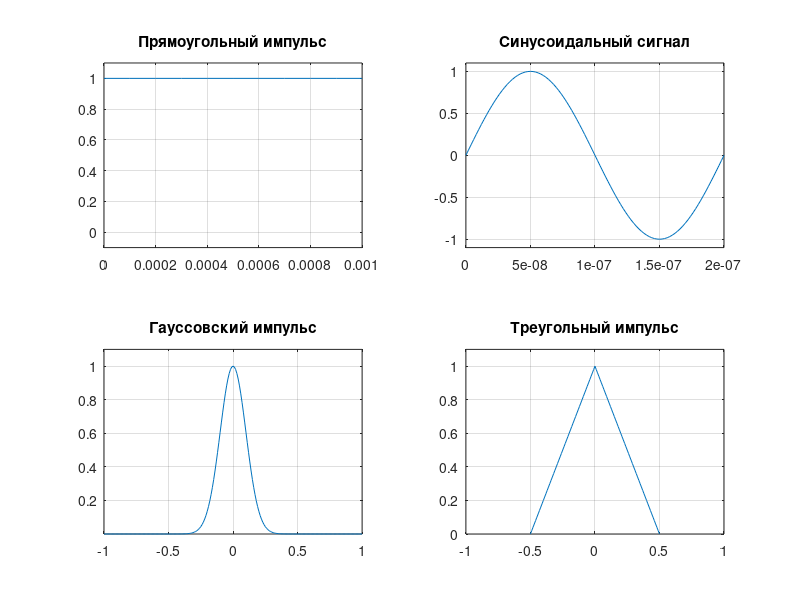
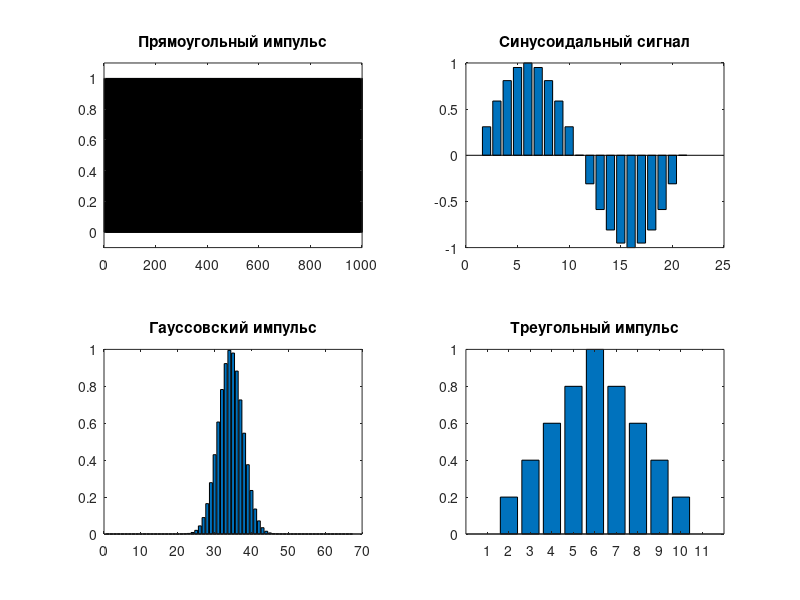
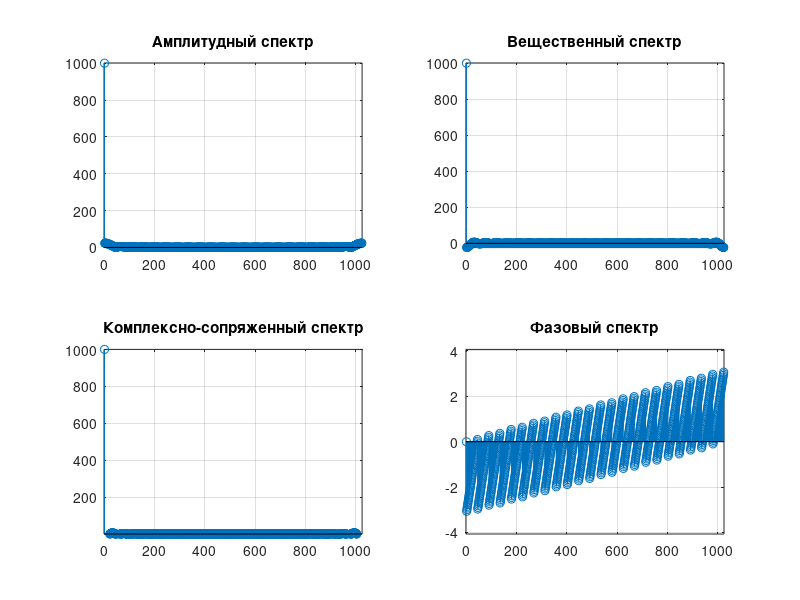
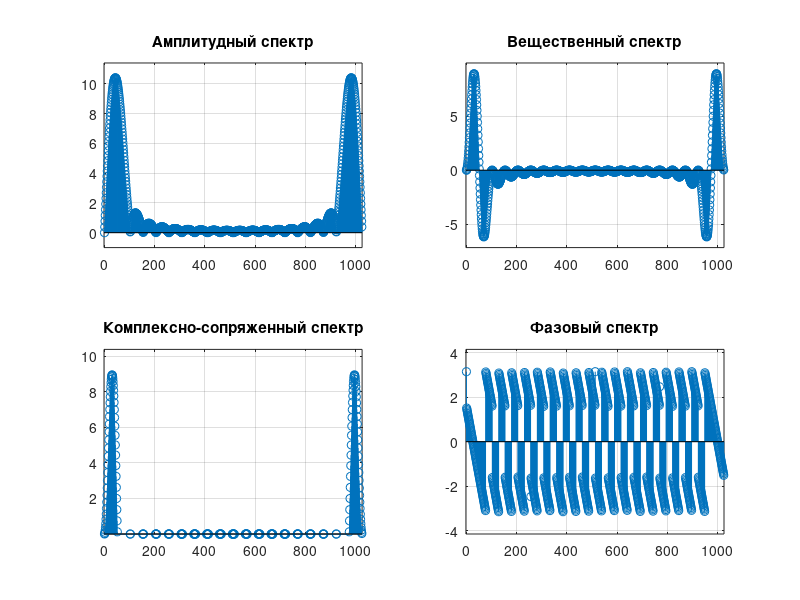

Reproduce these figures in MATLAB, in order.
clear; clc; close all;
%% %%%%%%%%%%%%%%%%%%%%%%%%%%%%%%%%%%%%%%%%%%%%%%%%%%%%%%%%%%%%%%%%%%%%% %%
%% ЗАДАНИЕ

%прямоугольник
Apul=1; %амплитуда прямоугольника
Tupul=10^-3; %длительность импульса
Fm=5*10^5; %максимальная частота
Tpul=10^-3; %период сигнала
Tspul=1/(2*Fm); %шаг дискретизации прямоугольника

%синусоида
Asin=1; %амплитуда синусоиды
fsin=5*10^6; %частота синусоиды
Tssin=0.05*1/fsin; %шаг дисктеризации синусоиды

%гауссовский импульс
Agu=1; %амплитуда колокола
a=0.1; %ширина колокола
Tgaus=1; %предел колокола
Tsgaus=0.03*Tgaus; %шаг дисктеризации гауссовского испульса

%треугольный импульс
Atr=1; %амплитуда треугольника
Tutr=1; %длительнусть импульса
Tstr=0.1*Tutr; %шаг дисктеризации треугольника

%дополнительно
N=1024; %размерность БПФ

%% %%%%%%%%%%%%%%%%%%%%%%%%%%%%%%%%%%%%%%%%%%%%%%%%%%%%%%%%%%%%%%%%%%%%% %%
%% ОСНОВНАЯ ПРОГРАММА

%построение аналогового сигнала
t1=0:0.1*Tupul:Tpul; %временная ось прямоугольника
St1=(Apul).*(t1<=Tupul)+(0).*(t1>Tupul); %прямоугольник
t2=[0:0.01*1/fsin:1/fsin]; %временная ось синусоиды
St2=Asin*sin(2*pi*fsin*t2); %синусоида
t3=[-Tgaus:0.01*Tgaus:Tgaus]; %временная ось гаус имп
St3=Agu*exp(-t3.^2/(2*a^2)); %гауссовский импульс
t4=[-Tutr/2:0.01*Tutr:Tutr/2]; %временная ось треугоьлника
St4=tripuls(t4); %треугольник

figure('Name','Аналоговые сигналы','NumberTitle','off');
subplot (2,2,1); plot(t1,St1); 
title 'Прямоугольный импульс'; grid on;
axis([0 Tpul -0.1*Apul Apul*1.1]);
subplot (2,2,2); plot(t2,St2); 
title 'Синусоидальный сигнал'; grid on;
axis([0 1/fsin 1.1*min(St2) 1.1*max(St2)]);
subplot (2,2,3); plot(t3,St3); 
title 'Гауссовский импульс'; grid on;
axis([-Tgaus Tgaus 0.1*min(St3) 1.1*max(St3)]);
subplot (2,2,4); plot(t4,St4); 
title 'Треугольный импульс'; grid on;
axis([-Tutr Tutr 0.1*min(St4) 1.1*max(St4)]);

%построение дискретного сигнала
t1=0:Tspul:Tpul;
St1=(Apul).*(t1<=Tupul)+(0).*(t1>Tupul); 
t2=[0:Tssin:1/fsin]; 
St2=Asin*sin(2*pi*fsin*t2); 
t3=[-Tgaus:Tsgaus:Tgaus];
St3=Agu*exp(-t3.^2/(2*a^2));
t4=[-Tutr/2:Tstr:Tutr/2];
St4=tripuls(t4);

figure('Name','Дискретные сигналы','NumberTitle','off');
subplot (2,2,1); bar(St1);
axis([0 length(t1) -0.1*Apul Apul*1.1]); title 'Прямоугольный импульс';
subplot (2,2,2); bar(St2); title 'Синусоидальный сигнал'; 
subplot (2,2,3); bar(St3); title 'Гауссовский импульс'; 
subplot (2,2,4); bar(St4); title 'Треугольный импульс'; 

%БПФ прямоугольника
Sn=fft(St1,N); % Функция быстрого преобразования ФУРЬЕ
figure('Name','Быстрое преобразование Фурье для прямоугольного сигнала','NumberTitle','off');
subplot(2,2,1); stem(abs(Sn));
axis([-1 N+1 min(abs(Sn))-1 max(abs(Sn))+1]); title 'Амплитудный спектр'; grid on;
subplot(2,2,2); stem(real(Sn));
axis([-1 N+1 min(real(Sn))-1 max(real(Sn))+1]); title 'Вещественный спектр'; grid on;
subplot(2,2,3); stem(conj(Sn));
axis([-1 N+1 min(abs(Sn)) max(abs(Sn))]); title 'Комплексно-сопряженный спектр'; grid on;
subplot(2,2,4); stem(angle(Sn));
axis([-1 N+1 min(angle(Sn))-1 max(angle(Sn))+1]); title 'Фазовый спектр'; grid on;
Snpuls=Sn; %присвоение матрицы

%БПФ синусоиды
Sn=fft(St2,N);
figure('Name','Быстрое преобразование Фурье для синусоидального сигнала','NumberTitle','off');
subplot(2,2,1); stem(abs(Sn));
axis([-1 N+1 min(abs(Sn))-1 max(abs(Sn))+1]); title 'Амплитудный спектр'; grid on;
subplot(2,2,2); stem(real(Sn));
axis([-1 N+1 min(real(Sn))-1 max(real(Sn))+1]); title 'Вещественный спектр'; grid on;
subplot(2,2,3); stem(conj(Sn));
axis([-1 N+1 min(abs(Sn)) max(abs(Sn))]); title 'Комплексно-сопряженный спектр'; grid on;
subplot(2,2,4); stem(angle(Sn));
axis([-1 N+1 min(angle(Sn))-1 max(angle(Sn))+1]); title 'Фазовый спектр'; grid on;
Snsin=Sn;

%БПФ колоколообразного
Sn=fft(St3,N);
figure('Name','Быстрое преобразование Фурье для колоколообразного импульса','NumberTitle','off');
subplot(2,2,1); stem(abs(Sn));
axis([-1 N+1 min(abs(Sn))-1 max(abs(Sn))+1]); title 'Амплитудный спектр'; grid on;
subplot(2,2,2); stem(real(Sn));
axis([-1 N+1 min(real(Sn))-1 max(real(Sn))+1]); title 'Вещественный спектр'; grid on;
subplot(2,2,3); stem(conj(Sn));
axis([-1 N+1 min(abs(Sn)) max(abs(Sn))]); title 'Комплексно-сопряженный спектр'; grid on;
subplot(2,2,4); stem(angle(Sn));
axis([-1 N+1 min(angle(Sn))-1 max(angle(Sn))+1]); title 'Фазовый спектр'; grid on;
Sngaus=Sn;

%БПФ треугольника
Sn=fft(St4,N);
figure('Name','Быстрое преобразование Фурье для треугольного импульса','NumberTitle','off');
subplot(2,2,1); stem(abs(Sn));
axis([-1 N+1 min(abs(Sn))-1 max(abs(Sn))+1]); title 'Амплитудный спектр'; grid on;
subplot(2,2,2); stem(real(Sn));
axis([-1 N+1 min(real(Sn))-1 max(real(Sn))+1]); title 'Вещественный спектр'; grid on;
subplot(2,2,3); stem(conj(Sn));
axis([-1 N+1 min(abs(Sn)) max(abs(Sn))]); title 'Комплексно-сопряженный спектр'; grid on;
subplot(2,2,4); stem(angle(Sn));
axis([-1 N+1 min(angle(Sn))-1 max(angle(Sn))+1]); title 'Фазовый спектр'; grid on;
Sntr=Sn;
